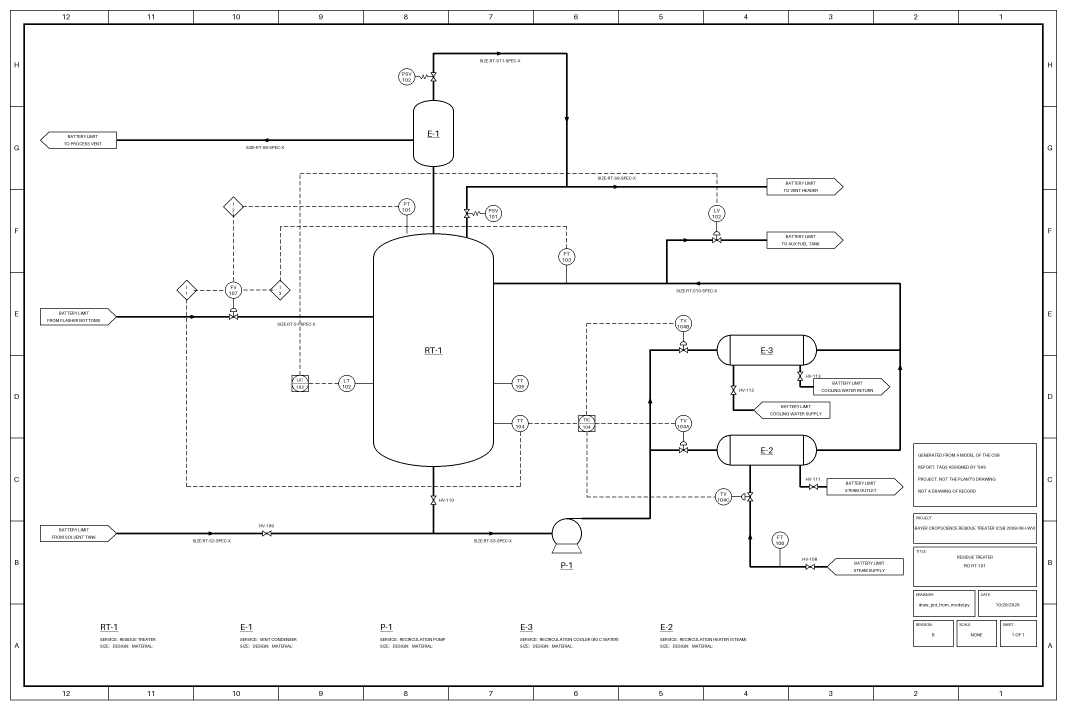
#> input picture data/bayer_rt/pid/RT1.png, 3200 x 2130 px (shown at 1/3 size)
$ python -i style_fidelity.py   (imports and definitions only)
#> lines starting #> are read from the running program, lines starting #| are printed output that depends on the picture; after the words box and inside, x2 and y2 are one past the last pixel; in counts of white or black regions, pixels touching at a corner belong together
"""Does a generated sheet look like the house style it claims? Compare generated TE sheets with the 12 OPEN100 sheets.

The same measurements run on every sheet, OPEN100 and generated alike, and nothing here was tuned per sheet:
  from the answer keys (box sizes are relative to the sheet width, so sheets of different pixel sizes compare):
    instrument bubble width, valve width, off-page flag width and height, equipment (tank) width;
    scored symbols per sheet, off-page connectors per sheet, instruments as a share of scored symbols;
  from the images (binarized at 128):
    light and heavy line width in px (median and 90th percentile of the vertical thickness of horizontal line
    runs), small-text height as a share of sheet height (median height of character-sized blobs left after the
    long lines are removed), and ink coverage.
A generated value "sits inside" the style when it falls between the OPEN100 minimum and maximum per-sheet values.
Outside is reported, not hidden: the generated sheets draw only what the process model holds, so they are sparser
than OPEN100 sheets, which carry every drain, vent and manual valve.

Writes out/te_pid/style_fidelity.{json,md} and docs/screenshots/te-pid-style-side-by-side.png (an OPEN100 crop
next to a generated crop at the same pixel scale).

Usage: python scripts/style_fidelity.py
"""
import json
import statistics as st
import sys
from pathlib import Path

import cv2
import numpy as np
from PIL import Image, ImageDraw, ImageFont

sys.path.insert(0, str(Path(__file__).parent))
import score_pid2graph as sc  # noqa: E402

ROOT = Path(__file__).resolve().parent.parent
OPEN100 = ROOT / "data" / "external" / "pid2graph" / "PID2Graph" / "Complete" / "PID2Graph OPEN100"
TE = ROOT / "data" / "te_pid"
OUT = ROOT / "out" / "te_pid"


# [13 lines left out: function key_metrics, not called in this run]


def image_metrics(png):
#> called with png = '../data/bayer_rt/pid/RT1.png'
    g = cv2.imread(str(png), cv2.IMREAD_GRAYSCALE)
#> g is the input picture: shape (2130, 3200); min 0, max 255, mean 247.4
    h, w = g.shape
    ink = (g < 128).astype(np.uint8)
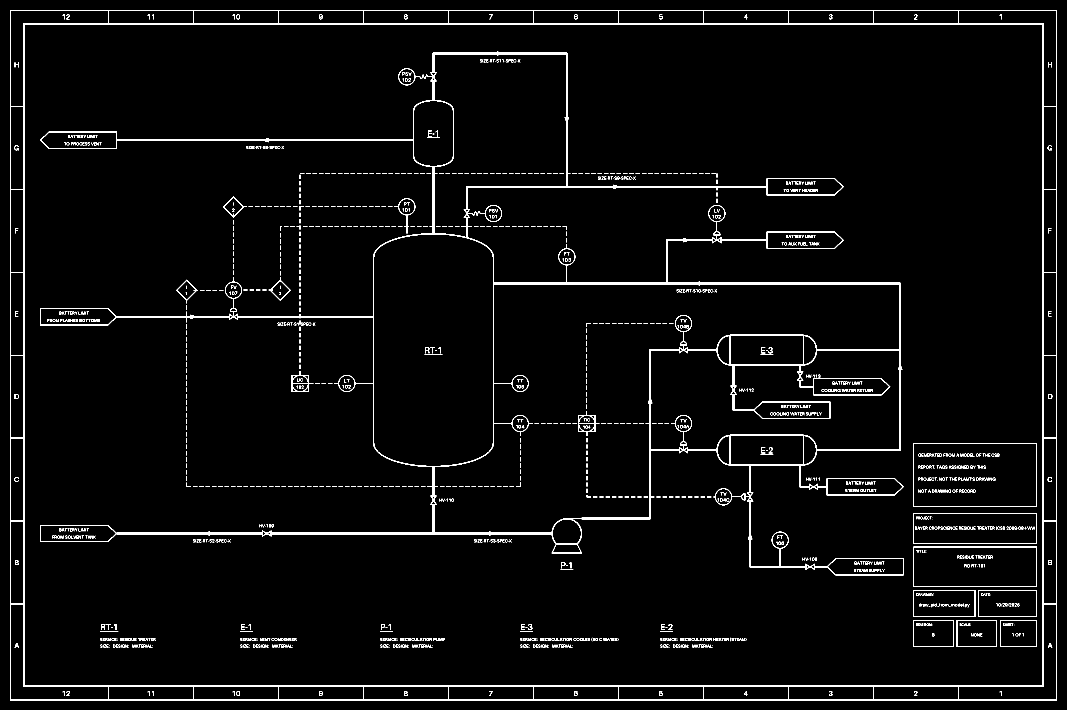
#> ink: shape (2130, 3200) (shown at 1/3 size); values 0 (black) and 1 (white), 3% white; 1476 white regions (433 under 20 px), largest, box (x1, y1, x2, y2) and area: (120, 154, 2711, 1726) 80216, (30, 30, 3171, 2101) 73988, (2740, 1330, 3111, 1521) 2232
    hor = cv2.morphologyEx(ink, cv2.MORPH_OPEN, cv2.getStructuringElement(cv2.MORPH_RECT, (max(15, w // 60), 1)))
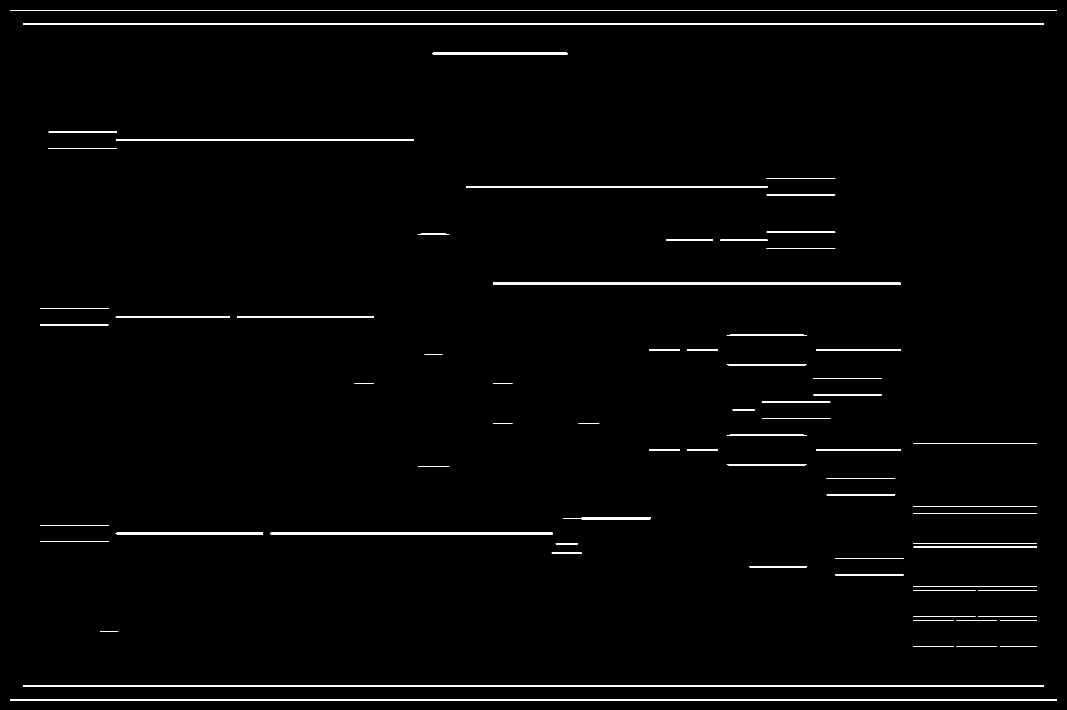
#> hor: shape (2130, 3200) (shown at 1/3 size); values 0 (black) and 1 (white), 1.4% white; 71 white regions, largest, box (x1, y1, x2, y2) and area: (70, 70, 3131, 75) 15305, (70, 2056, 3131, 2061) 15305, (30, 30, 3171, 32) 6282
    runs = []
    for x in range(0, w, 3):
        d = np.diff(np.concatenate([[0], hor[:, x], [0]]))
        runs += list(np.where(d == -1)[0] - np.where(d == 1)[0])
#> this loop made 1067 passes
#> runs on passes 11 to 13: [2, 2], [2, 2, 2, 2], [2, 2, 2, 2, 2, 2]
#> after the loop, runs = 9509 values, max 5 at index 29, min 1 at index 682, mean 3.41
    runs = np.array([r for r in runs if r <= 12])  # longer vertical runs are filled shapes, not lines
    ver = cv2.morphologyEx(ink, cv2.MORPH_OPEN, cv2.getStructuringElement(cv2.MORPH_RECT, (1, max(15, h // 40))))
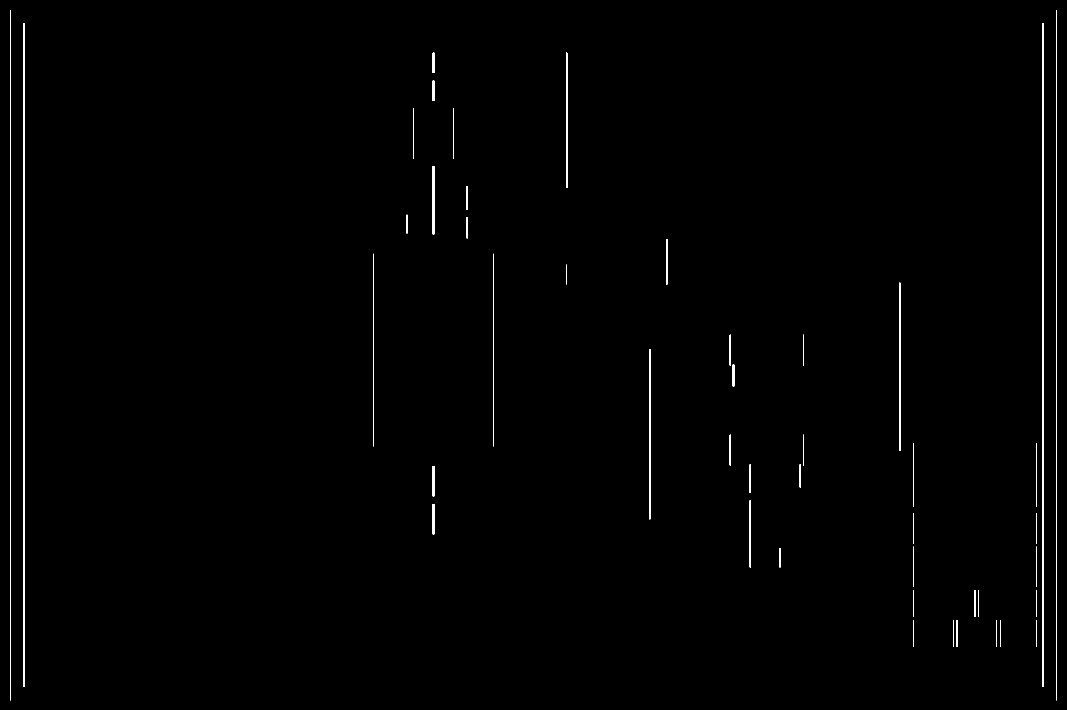
#> ver: shape (2130, 3200) (shown at 1/3 size); values 0 (black) and 1 (white), 0.74% white; 46 white regions, largest, box (x1, y1, x2, y2) and area: (70, 70, 75, 2061) 9955, (3126, 70, 3131, 2061) 9955, (30, 30, 32, 2101) 4142
    rest = ink & ~(hor | ver)
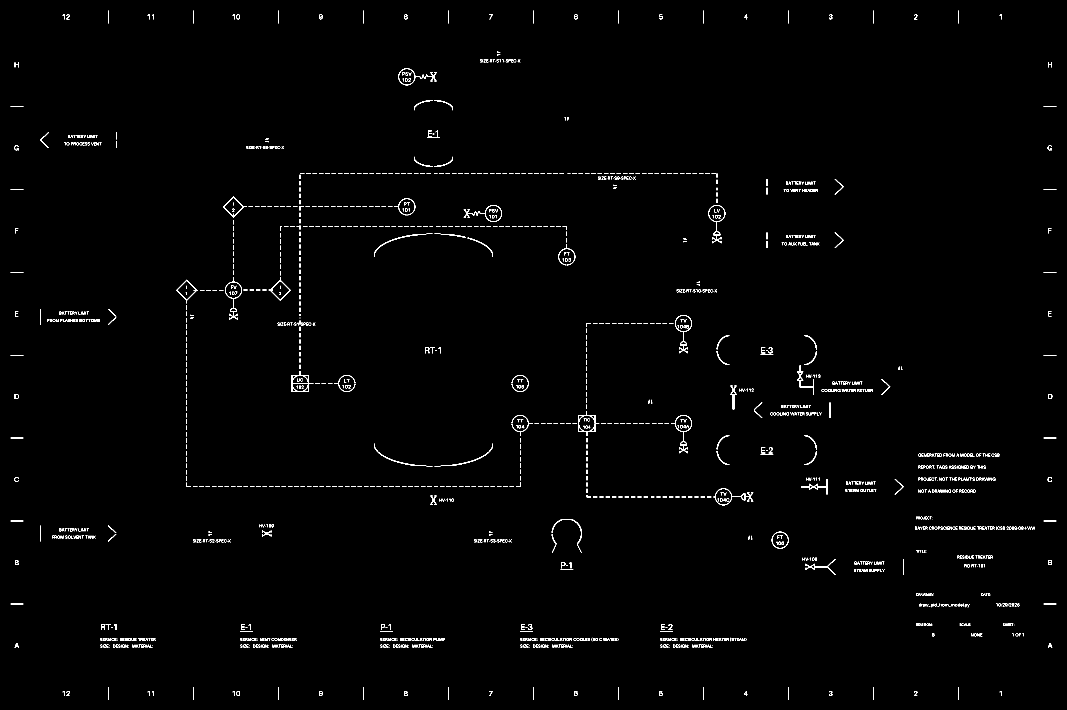
#> rest: shape (2130, 3200) (shown at 1/3 size); values 0 (black) and 1 (white), 0.8% white in thin lines or dots
    n, _, stats, _ = cv2.connectedComponentsWithStats(rest)
#> n = 1603; stats = 1603 rows, first 6: [0, 0, 3200, 2130, 6761392], [325, 32, 2, 38, 76], [580, 32, 2, 38, 76], [835, 32, 2, 38, 76], [1090, 32, 2, 38, 76], [1345, 32, 2, 38, 76]
    hs = [s[3] for s in stats[1:] if 0.003 * h < s[3] < 0.02 * h and 1 < s[2] < 1.5 * s[3]]
#> hs = 1074 values, max 41 at index 304, min 7 at index 802, mean 10.98
    return {"line_light_px": float(np.median(runs)), "line_heavy_px": float(np.percentile(runs, 90)),
            "text_h": round(float(np.median(hs)) / h, 4) if hs else None,
            "ink_pct": round(100 * float(ink.mean()), 2)}


def sheet_metrics(png, graphml):
    return {**key_metrics(png, graphml), **image_metrics(png)}


# [64 lines left out: functions side_by_side, main, not called in this run]


# [2 lines not run here, left out]

>>> result = image_metrics('../data/bayer_rt/pid/RT1.png')
#> result = {'line_light_px': 2, 'line_heavy_px': 5, 'text_h': 0.0042, 'ink_pct': 2.95}

$ run again, on data/te_pid/102.png
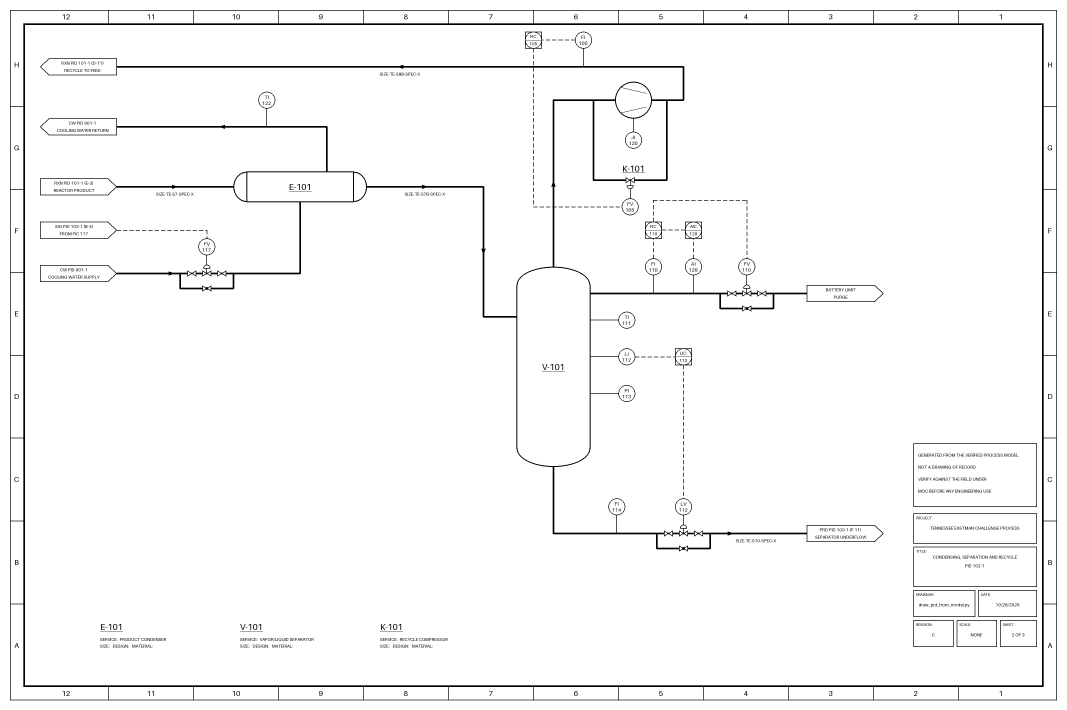
#> input picture data/te_pid/102.png, 3200 x 2130 px (shown at 1/3 size)
#> in image_metrics, g is the input picture: shape (2130, 3200); min 0, max 255, mean 248.5
#> in image_metrics, `ink = (g < 128).astype(np.uint8)`:
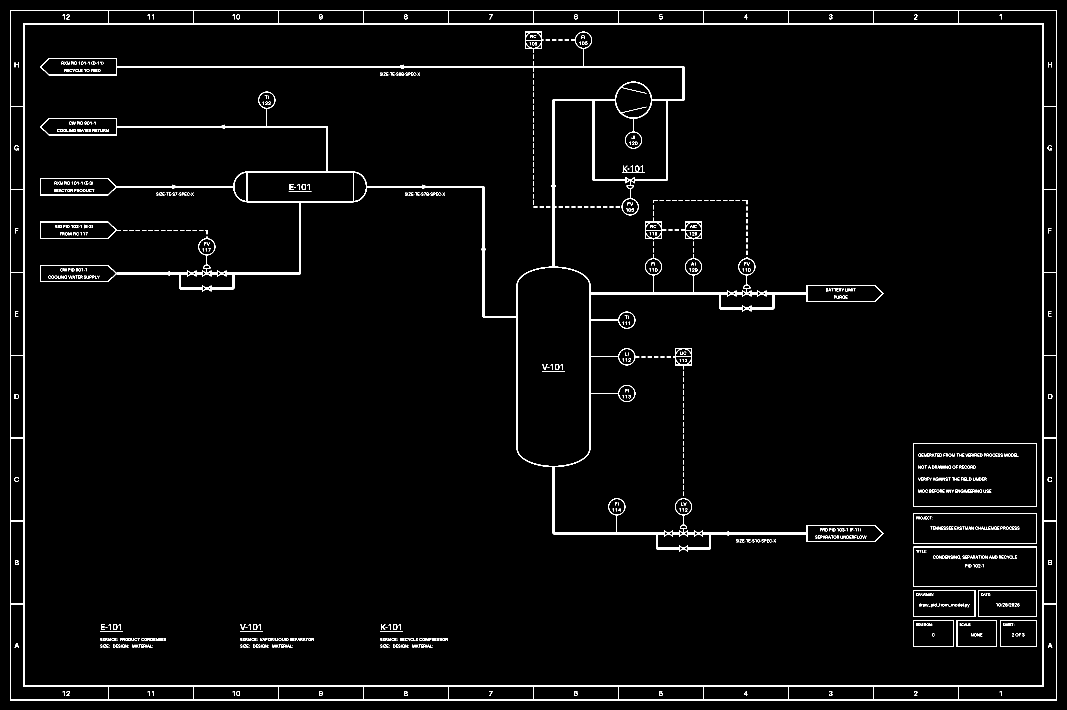
#> ink: shape (2130, 3200) (shown at 1/3 size); values 0 (black) and 1 (white), 2.6% white; 1003 white regions (325 under 20 px), largest, box (x1, y1, x2, y2) and area: (30, 30, 3171, 2101) 73988, (120, 95, 2651, 1655) 63474, (2740, 1330, 3111, 1521) 2232
#> hor: shape (2130, 3200); values 0 (black) and 1 (white), 1.3% white; 72 white regions, largest, box (x1, y1, x2, y2) and area: (70, 70, 3131, 75) 15305, (70, 2056, 3131, 2061) 15305, (349, 198, 2053, 203) 8517
#> the loop in image_metrics, `for x in range(0, w, 3):` made 1067 passes
#> runs on passes 11 to 13: [2, 2], [2, 2, 2, 2], [2, 2, 2, 2, 2, 2]
#> after the loop in image_metrics, `for x in range(0, w, 3):`: runs = 8786 values, max 5 at index 29, min 1 at index 908, mean 3.34
#> ver: shape (2130, 3200); values 0 (black) and 1 (white), 0.67% white; 37 white regions, largest, box (x1, y1, x2, y2) and area: (70, 70, 75, 2061) 9955, (3126, 70, 3131, 2061) 9955, (30, 30, 32, 2101) 4142
#> in image_metrics, `rest = ink & ~(hor | ver)`:
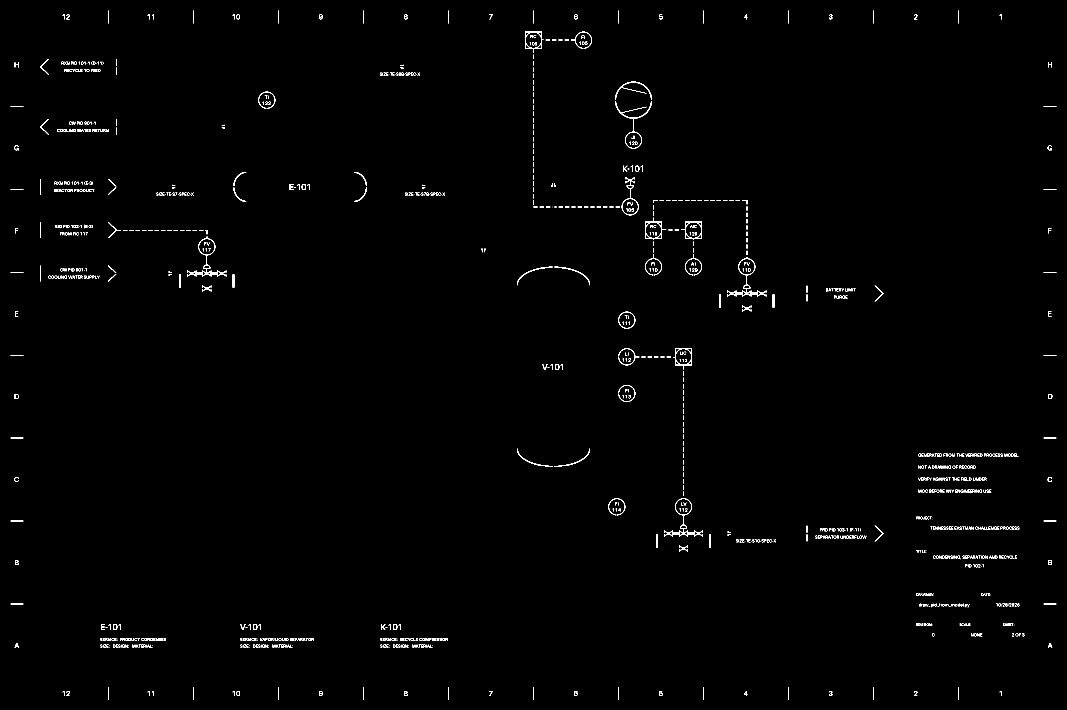
#> rest: shape (2130, 3200) (shown at 1/3 size); values 0 (black) and 1 (white), 0.61% white in thin lines or dots
#> n = 1101; stats = 1101 rows, first 6: [0, 0, 3200, 2130, 6774674], [325, 32, 2, 38, 76], [580, 32, 2, 38, 76], [835, 32, 2, 38, 76], [1090, 32, 2, 38, 76], [1345, 32, 2, 38, 76]
#> hs = 828 values, max 41 at index 140, min 7 at index 638, mean 11.31
#> result = {'line_light_px': 2, 'line_heavy_px': 5, 'text_h': 0.0042, 'ink_pct': 2.56}
